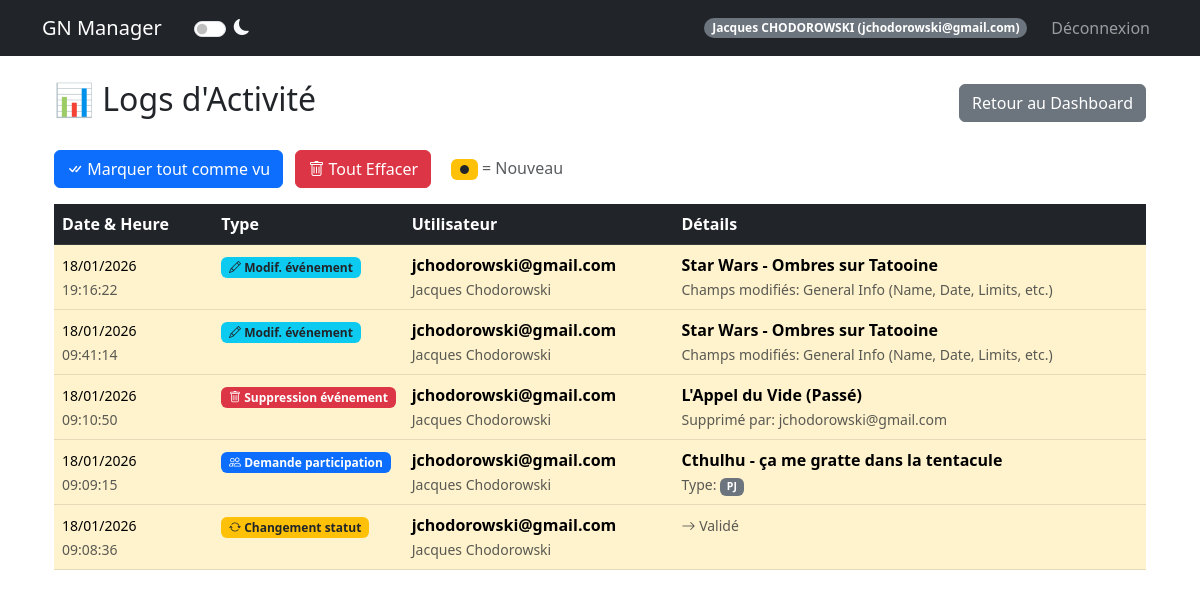
Before: /admin/logs (signed in) with the older database file.
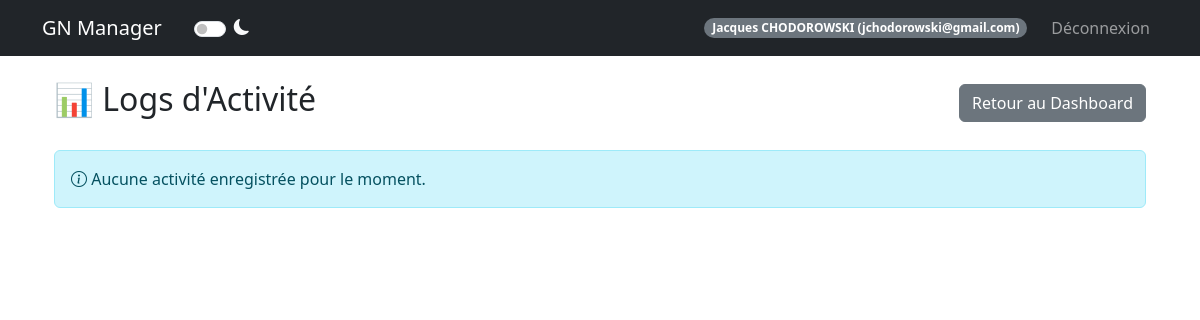
After: the same page with the newer database file.
### models.py (models this page shows, shortened)
class User(UserMixin, db.Model):
    id = db.Column(db.Integer, primary_key=True)
    email = db.Column(db.String(120), unique=True, nullable=False)
    password_hash = db.Column(db.String(128))
    nom = db.Column(db.String(80))
    prenom = db.Column(db.String(80))
    age = db.Column(db.Integer)
    genre = db.Column(db.String(20))
    avatar_url = db.Column(db.String(200))
    role = db.Column(db.String(20), default='user')  # createur, sysadmin, user
    is_banned = db.Column(db.Boolean, default=False)
    is_deleted = db.Column(db.Boolean, default=False)  # Suppression logique
    @property
    def is_admin(self):
        return self.role in ['createur', 'sysadmin']

class ActivityLog(db.Model):
    id = db.Column(db.Integer, primary_key=True)
    action_type = db.Column(db.String(50), nullable=False)
    user_id = db.Column(db.Integer, db.ForeignKey('user.id'))
    event_id = db.Column(db.Integer, db.ForeignKey('event.id'), nullable=True)
    details = db.Column(db.Text)  # JSON
    is_viewed = db.Column(db.Boolean, default=False)
    created_at = db.Column(db.DateTime, default=datetime.utcnow)
    user = db.relationship('User', backref='activity_logs')
    event = db.relationship('Event', backref='activity_logs')

### routes/admin_routes.py (the view)
@admin_bp.route('/admin/logs')
@login_required
@admin_required
def admin_logs():
    logs = ActivityLog.query.order_by(ActivityLog.created_at.desc()).all()
    for log in logs:
        try:
            log.details_dict = json.loads(log.details or '{}')
        except json.JSONDecodeError:
            log.details_dict = {}
    return render_template('admin_logs.html', logs=logs)

### templates/admin_logs.html (shortened to what this page needs)
{% extends "base.html" %}
{% block content %}
<div class="container mt-4">
    <div class="d-flex justify-content-between align-items-center mb-4">
        <h2>📊 Logs d'Activité</h2>
        <a href="{{ url_for('admin.dashboard') }}" class="btn btn-secondary">Retour au Dashboard</a>
    </div>
    {% if logs %}
    <div class="mb-3">
        <button id="markViewedBtn" class="btn btn-primary">
            <i class="bi bi-check-all"></i> Marquer tout comme vu
        </button>
        <form action="{{ url_for('admin.delete_all_logs') }}" method="POST" class="d-inline ms-2"
            onsubmit="return confirm('Êtes-vous sûr de vouloir TOUT effacer ? Cette action est irréversible.');">
            <button type="submit" class="btn btn-danger">
                <i class="bi bi-trash"></i> Tout Effacer
            </button>
        </form>
        <span class="ms-3 text-muted">
            <span class="badge bg-warning text-dark">●</span> = Nouveau
        </span>
    </div>
    <div class="table-responsive">
        <table class="table table-hover">
            <thead class="table-dark">
                <tr>
                    <th style="width: 15%">Date & Heure</th>
                    <th style="width: 15%">Type</th>
                    <th style="width: 25%">Utilisateur</th>
                    <th style="width: 45%">Détails</th>
                </tr>
            </thead>
            <tbody>
                {% for log in logs %}
                <tr {% if not log.is_viewed %}class="table-warning" {% endif %}>
                    <td>
                        <small>{{ log.created_at.strftime('%d/%m/%Y') }}</small><br>
                        <small class="text-muted">{{ log.created_at.strftime('%H:%M:%S') }}</small>
                    </td>
                    <td>
                        {% if log.action_type == 'user_registration' %}
                        <span class="badge bg-success">
                            <i class="bi bi-person-plus"></i> Inscription
                        </span>
                        {% elif log.action_type == 'event_creation' %}
                        <span class="badge bg-info">
                            <i class="bi bi-calendar-plus"></i> Création événement
                        </span>
                        {% elif log.action_type == 'event_participation' %}
                        <span class="badge bg-primary">
                            <i class="bi bi-people"></i> Demande participation
                        </span>
                        {% elif log.action_type == 'Modification statut' %}
                        <span class="badge bg-warning text-dark">
                            <i class="bi bi-arrow-repeat"></i> Changement statut
                        </span>
                        {% elif log.action_type == 'Suppression utilisateur' %}
                        <span class="badge bg-danger">
                            <i class="bi bi-person-x"></i> Suppression user
                        </span>
                        {% elif log.action_type == 'Mise à jour événement' %}
                        <span class="badge bg-info text-dark">
                            <i class="bi bi-pencil"></i> Modif. événement
                        </span>
                        {% elif log.action_type == 'Mise à jour participant' %}
                        <span class="badge bg-info text-dark">
                            <i class="bi bi-person-gear"></i> Modif. participant
                        </span>
                        {% elif log.action_type == 'Mise à jour groupes' %}
                        <span class="badge bg-secondary">
                            <i class="bi bi-collection"></i> Config. groupes
                        </span>
                        {% elif log.action_type == 'Mise à jour utilisateur' %}
                        <span class="badge bg-info text-dark">
                            <i class="bi bi-person-gear"></i> Modif. user
                        </span>
                        {% elif log.action_type == 'Suppression événement' %}
                        <span class="badge bg-danger">
                            <i class="bi bi-trash"></i> Suppression événement
                        </span>
                        {% endif %}
                    </td>
                    <td>
                        {% if log.user %}
                        <strong>{{ log.user.email }}</strong>
                        {% if log.user.prenom and log.user.nom %}
                        <br><small class="text-muted">{{ log.user.prenom }} {{ log.user.nom }}</small>
                        {% endif %}
                        {% else %}
                        <span class="text-muted">Utilisateur supprimé</span>
                        {% endif %}
                    </td>
                    <td>
                        {% if log.action_type == 'user_registration' %}
                        <div>
                            <strong>{{ log.details_dict.prenom }} {{ log.details_dict.nom }}</strong>
                        </div>
                        <small class="text-muted">
                            Email: {{ log.details_dict.email }}
                            {% if log.details_dict.genre %}
                            | Genre: {{ log.details_dict.genre }}
                            {% endif %}
                        </small>
                        {% elif log.action_type == 'event_participation' %}
                        <div>
                            <strong>{{ log.details_dict.event_name }}</strong>
                        </div>
                        <small class="text-muted">
                            Type: <span class="badge bg-secondary">{{ log.details_dict.type }}</span>
                        </small>
                        {% elif log.action_type == 'Modification statut' %}
                        <small class="text-muted">
                            {{ log.details_dict.old_status }} <i class="bi bi-arrow-right"></i> {{
                            log.details_dict.new_status }}
                        </small>
                        {% elif log.action_type == 'Mise à jour événement' %}
                        <div>
                            <strong>{{ log.details_dict.event_name }}</strong>
                        </div>
                        <small class="text-muted">
                            Champs modifiés: {{ log.details_dict.updated_fields }}
                        </small>
                        {% elif log.action_type == 'Suppression événement' %}
                        <div>
                            <strong>{{ log.details_dict.event_name }}</strong>
                        </div>
                        <small class="text-muted">
                            Supprimé par: {{ log.details_dict.deleted_by_email }}
                        </small>
                        {% endif %}
                    </td>
                </tr>
                {% endfor %}
            </tbody>
        </table>
    </div>
    {% else %}
    <div class="alert alert-info">
        <i class="bi bi-info-circle"></i> Aucune activité enregistrée pour le moment.
    </div>
    {% endif %}
</div>
{% endblock %}

### templates/base.html (shortened to what this page needs)
<!DOCTYPE html>
<html lang="fr" data-bs-theme="light">
<head>
    <link href="https://cdn.jsdelivr.net/npm/bootstrap@5.3.0/dist/css/bootstrap.min.css" rel="stylesheet">
    <link rel="stylesheet" href="https://cdn.jsdelivr.net/npm/bootstrap-icons@1.11.3/font/bootstrap-icons.min.css">
</head>
<body>
    <nav class="navbar navbar-expand-lg navbar-dark bg-dark">
        <div class="container">
            <a class="navbar-brand" href="{{ url_for('auth.index') }}">GN Manager</a>
            <div class="form-check form-switch ms-3 d-flex align-items-center">
                <input class="form-check-input" type="checkbox" role="switch" id="themeSwitch" style="cursor: pointer;">
                <label class="form-check-label text-light ms-2" for="themeSwitch" style="cursor: pointer;">
                    <i class="bi bi-moon-fill" id="themeIcon"></i>
                </label>
            </div>
            {% if current_user.is_authenticated %}
            <div class="navbar-nav ms-auto align-items-center">
                <span class="badge bg-secondary rounded-pill me-3">{{ current_user.prenom }} {{ current_user.nom|upper
                    }} ({{ current_user.email }})</span>
                <a class="nav-link" href="{{ url_for('auth.logout') }}">Déconnexion</a>
            </div>
            {% endif %}
        </div>
    </nav>
    <div class="container mt-4">
        {% block content %}{% endblock %}
    </div>
</body>
</html>

Changed rows visible on the page:
removed ActivityLog: created_at "18/01/2026", created_at "19:16:22", shows "Modif. événement", user.email "jchodorowski@gmail.com", user.prenom "Jacques", user.nom "Chodorowski", details_dict.event_name "Star Wars - Ombres sur Tatooine", details_dict.updated_fields "General Info (Name, Date, Limits, etc.)"
removed ActivityLog: created_at "18/01/2026", created_at "09:41:14", shows "Modif. événement", user.email "jchodorowski@gmail.com", user.prenom "Jacques", user.nom "Chodorowski", details_dict.event_name "Star Wars - Ombres sur Tatooine", details_dict.updated_fields "General Info (Name, Date, Limits, etc.)"
removed ActivityLog: created_at "18/01/2026", created_at "09:10:50", shows "Suppression événement", user.email "jchodorowski@gmail.com", user.prenom "Jacques", user.nom "Chodorowski", details_dict.event_name "L'Appel du Vide (Passé)", details_dict.deleted_by_email "jchodorowski@gmail.com"
removed ActivityLog: created_at "18/01/2026", created_at "09:09:15", shows "Demande participation", user.email "jchodorowski@gmail.com", user.prenom "Jacques", user.nom "Chodorowski", details_dict.event_name "Cthulhu - ça me gratte dans la tentacule", details_dict.type "PJ"
removed ActivityLog: created_at "18/01/2026", created_at "09:08:36", shows "Changement statut", user.email "jchodorowski@gmail.com", user.prenom "Jacques", user.nom "Chodorowski", details_dict.new_status "Validé"
Other visible differences:
text no longer shown: "Marquer tout comme vu Tout Effacer ● = Nouveau Date & Heure Type Utilisateur Détails"
text now shown: "Aucune activité enregistrée pour le moment."
